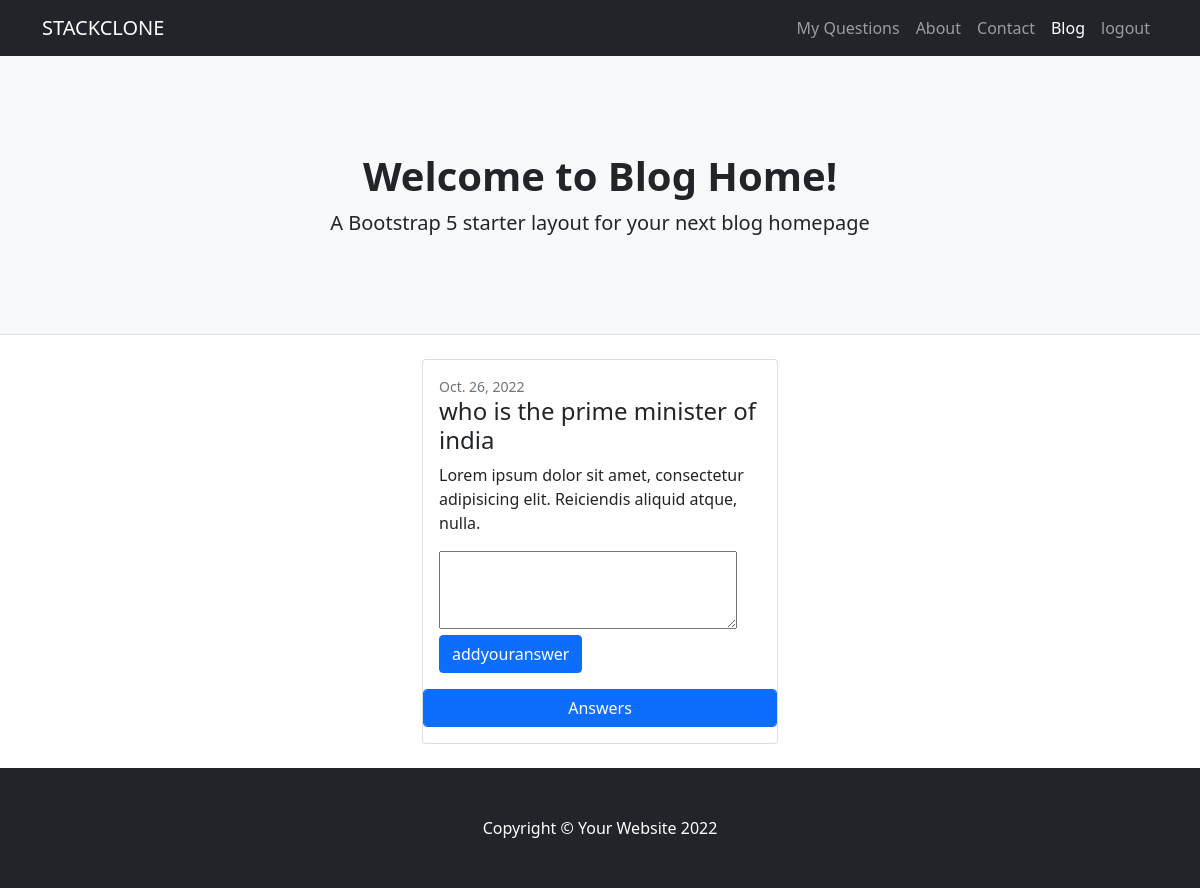
Page /questions/1 (signed in) on the committed database.
### questions/models.py (models this page shows, shortened)
class Questions(models.Model):
    user=models.ForeignKey(MyUser,on_delete=models.CASCADE)
    description=models.CharField(max_length=200)
    image=models.ImageField(upload_to="images",null=True,blank=True)
    created_date=models.DateField(auto_now_add=True)
    is_valid=models.BooleanField(default=True)
    @property
    def fetch_answers(self):
        answer=self.answers_set.all().annotate(u_count=Count('upvote')).order_by('-u_count')
        return answer

### questions/views.py (the view)
# urls.py: path("questions/<int:id>",views.QuestionDetailView.as_view(),name="questiondetail"),
@method_decorator(signin_required,name="dispatch")
class QuestionDetailView(DetailView,FormView):
    model=Questions
    template_name="question_detail.html"
    pk_url_kwarg="id"
    context_object_name="question"
    form_class=AnswerForm

### questions/forms.py
class AnswerForm(forms.Form):
    answer=forms.CharField(widget=forms.Textarea(attrs={"class":"form-control"}))

### questions/views.py (called while the page is built)
def signin_required(fn):
    def wrapper(request,*args,**kwargs):
        if not request.user.is_authenticated:
            messages.error(request,"you must login")
            return redirect("signin")
        else:
            return fn(request,*args,**kwargs)
    return wrapper

### questions/templates/question_detail.html (shortened to what this page needs)
{%extends 'base.html'%}
{%block body_block%}
<div class="container">
    <div class="row">
        <div class="col-4"></div>
        <div class="col-4">
            <div class="card mb-4">
                <div class="card-body">
                    <div class="small text-muted">{{question.created_date}}</div>
                    <h2 class="card-title h4">{{question.description}}</h2>
                    <p class="card-text">Lorem ipsum dolor sit amet, consectetur adipisicing elit. Reiciendis aliquid atque, nulla.</p>
                    <form action="{%url 'addanswer' question.id%}"method="post">
                        <textarea name="answer" id="" cols="30" rows="3">
                        </textarea>
                        <input type="submit" value="addyouranswer"class="btn btn-primary">
                    </form>
                </div>
                <p>
                  <button class="btn btn-primary form-control" type="button" data-bs-toggle="collapse" data-bs-target="#collapseExample" aria-expanded="false" aria-controls="collapseExample">
                    Answers
                  </button>
                </p>
                </div>
        </div>
        <div class="col-4"></div>
    </div>
</div>
{%endblock%}

### rows in the picture
Questions: created_date "Oct. 26, 2022", description "who is the prime minister of india"
